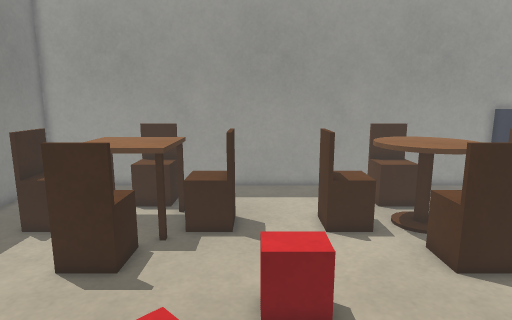
[1] (above)

17 first-person views from a walk through a Gazebo world. The camera is 1.1 m above the floor, tilts 10° down and sees 75° across. The floor is counted in squares, 0.2 m on a side. Each view is taken from the middle of a square. On the plan, view 1 faces up. The plan holds only what a view shows up to about 20 squares ahead; the rest is blank. The place goes on beyond the plan.

[2]
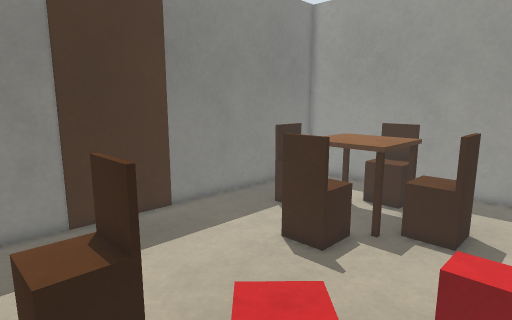

[3]
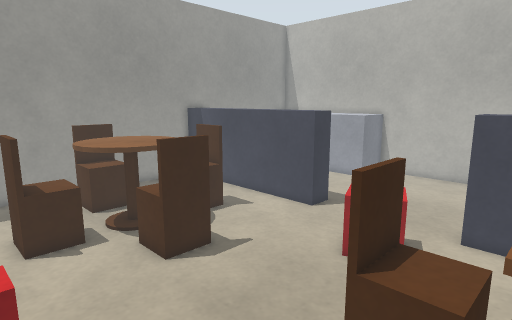

[4]
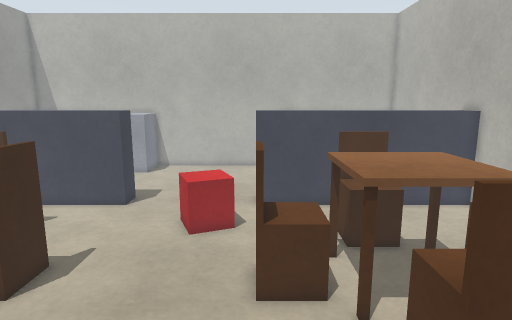

[5]
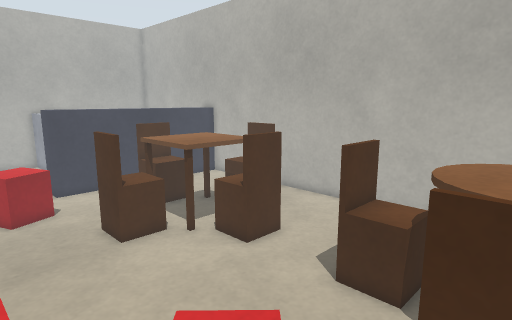

[6]
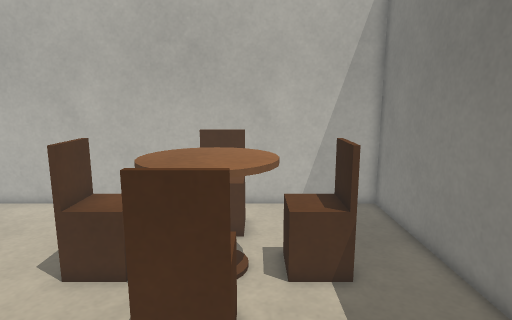

[7]
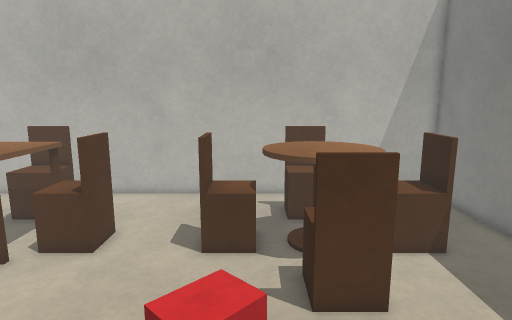

[8]
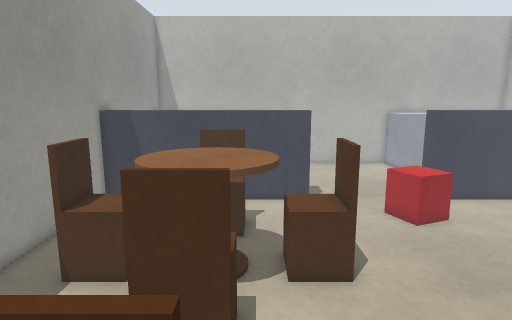

[9]
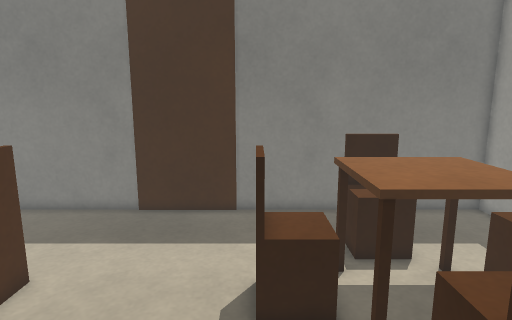

[10]
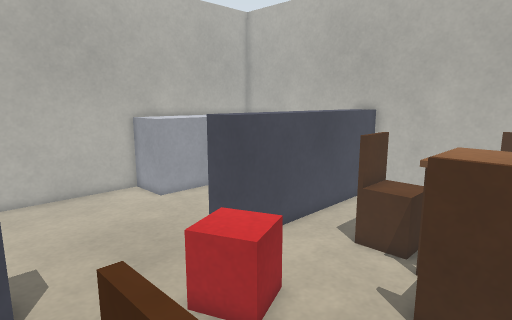

[11]
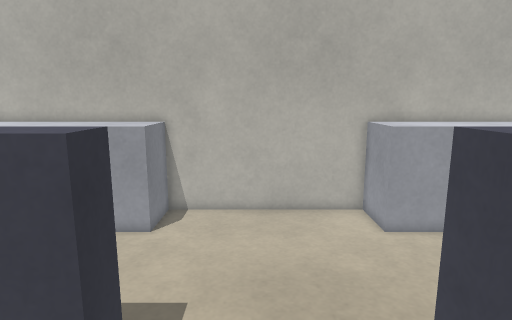

[12]
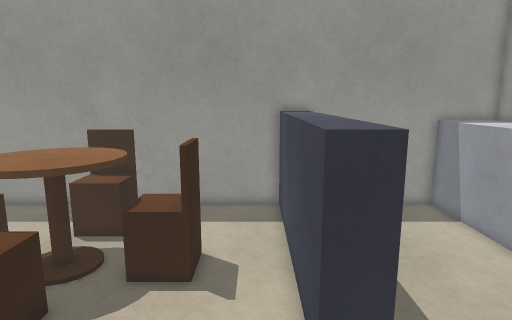

[13]
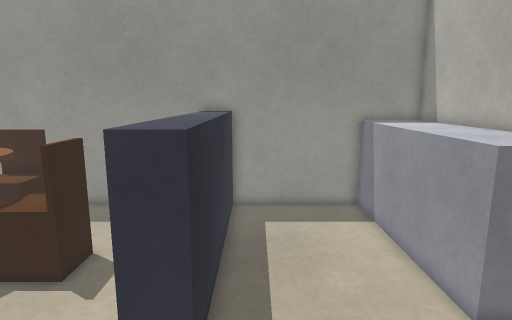

[14]
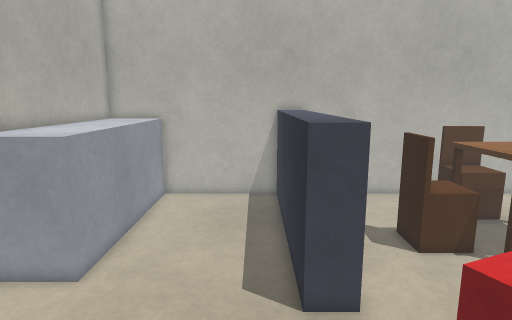

[15]
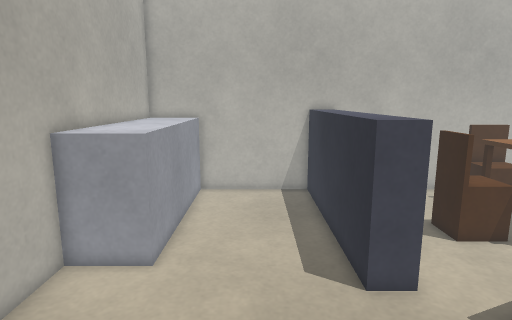

[16]
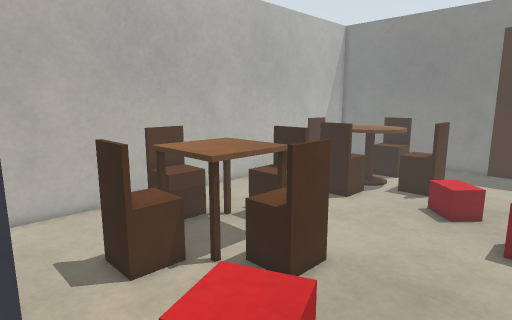

[17]
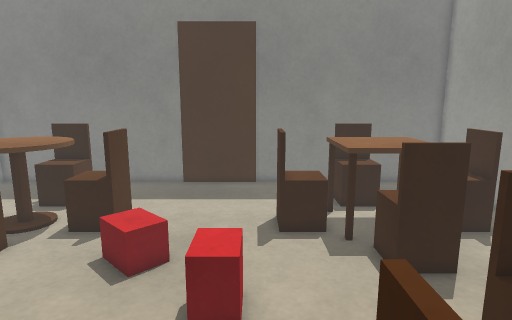

### Floor plan
Key: @ floor where view 1 was taken; # wall or solid block; . floor; = window, fence, low wall or low ledge; T table; B red box; R brown box; G grey box.
Columns run from 14 left of view 1 to 27 right of it. Each row starts with its distance up from view 1.
 22 ##########################################
 21 #..         .................=#=......GGG#
 20 #....       .................=#=......GGG#
 19 #.....  TT. .........TT .....=#=......GGG#
 18 #.......TT...........TT  ....=#=......GGG#
 17 #.......TT........ ..TT. ....=#=......GGG#
 16 #......TTTT.......  TTTT  ...=#=......GGG#
 15 #...TTTTTTTTTT...TTTTTTTTTT..=#=......GGG#
 14 #...TTTTTTTTTT...TTTTTTTTTT..=#=......GGG#
 13 #......TTTT.........TTTT.....=#=......GGG#
 12 #.......TT...........TT......=#=......GGG#
 11 #.......TT...........TT......=#=.........#
 10 #.......TT...........TT......#=#.........#
  9 #........................................#
  8 #R............BBB........................#
  7 #R.......................................#
  6 #R..........B............BBB.............#
  5 #R.........BBB............BBB............#
  4 #..........BB.............B..............#
  3 #.......TT...........TT......#=#.........#
  2 #.......TT...........TT......=#=.........#
  1 #.......TT...........TT......=#=......GGG#
  0 #......TTTT...@.....TTTT.....=#=......GGG#
 -1 #...TTTTTTTTTT...TTTTTTTTTT..=#=......GGG#
 -2 #...TTTTTTTTTT...TTTTTTTTTT..=#=......GGG#
 -3 #......TTTT. .......TTTT.....=#=......GGG#
 -4 #.......TT..  .......TT......=#=......GGG#
 -5 #.......TT..  .......TT......=#=......GGG#
 -6 #..   ..TT..  .......TT .....=#=......GGG#
 -7 #..   .. ...  .......   .....=#=......GGG#
 -8 #..   .. ...  ........  .....=#=......GGG#
 -9 ##########################################

Positions as (right, up) in squares from view 1, and headings:
1: (0, 0), facing up
2: (2, 0), facing up-left
3: (1, 0), facing up-right
4: (-2, 3), facing right
5: (-6, 8), facing down-right
6: (-7, 9), facing down
7: (-3, 11), facing down
8: (-3, 13), facing right
9: (3, 10), facing left
10: (6, 11), facing down-right
11: (10, 7), facing right
12: (14, 4), facing up
13: (18, 4), facing up
14: (18, 11), facing down
15: (20, 12), facing down
16: (16, 9), facing down-left
17: (9, 9), facing left
